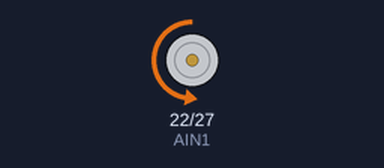
This program was run on a simulated Raspberry Pi (BCM pin numbers). Parts: motor-driver pin pairs drawn as motors (green arrow = first pin HIGH = forward, orange = second pin HIGH = backward, longer = more drive, scaled by the enable pin).

Above: at 0.5 s.
At 1.5 s:
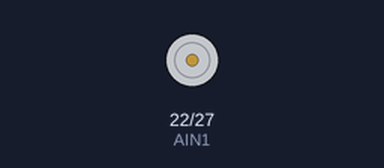
At 3.0 s:
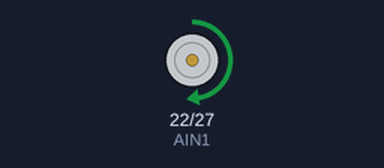
Timing chart, 0 to 5.2 s (numbered marks = the images above):
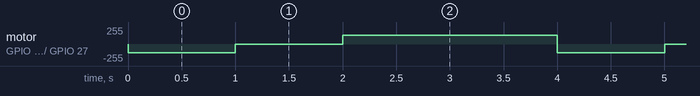

Measured:
- by itself, motor on GPIO 22 (AIN1) / GPIO 27 (AIN2): repeats every 4.0 s: stopped 1.0 s, forward 128/255 2.0 s, backward 128/255 1.0 s

The program:

motor2.py
```python
import RPi.GPIO as GPIO
import time
PWMA = 18
AIN1 = 22
AIN2 = 27

GPIO.setwarnings(False)
GPIO.setmode(GPIO.BCM)
GPIO.setup(PWMA, GPIO.OUT)
GPIO.setup(AIN1, GPIO.OUT)
GPIO.setup(AIN2, GPIO.OUT)

L_Motor = GPIO.PWM(PWMA,500)
L_Motor.start(0)

try:
    while True:

        # 모터가 자동차의 앞으로 회전
        GPIO.output(AIN1,0)
        GPIO.output(AIN2,1)
        L_Motor.ChangeDutyCycle(50) # 듀티사이클을 50%로 설정
        time.sleep(1.0)

        GPIO.output(AIN1,0)
        GPIO.output(AIN2,1)
        L_Motor.ChangeDutyCycle(00) # 듀티사이클을 0%로 설정하여 정지
        time.sleep(1.0)

        # 모터가 자동차의 뒤로 회전
        GPIO.output(AIN1,1)
        GPIO.output(AIN2,0)
        L_Motor.ChangeDutyCycle(50) # 듀티사이클을 50%로 설정
        time.sleep(1.0)

        GPIO.output(AIN1,1)
        GPIO.output(AIN2,0)
        L_Motor.ChangeDutyCycle(50) # 듀티사이클을 50%로 설정하여 정지
        time.sleep(1.0)
except KeyboardInterrupt:
    pass

GPIO.cleanup()
```
